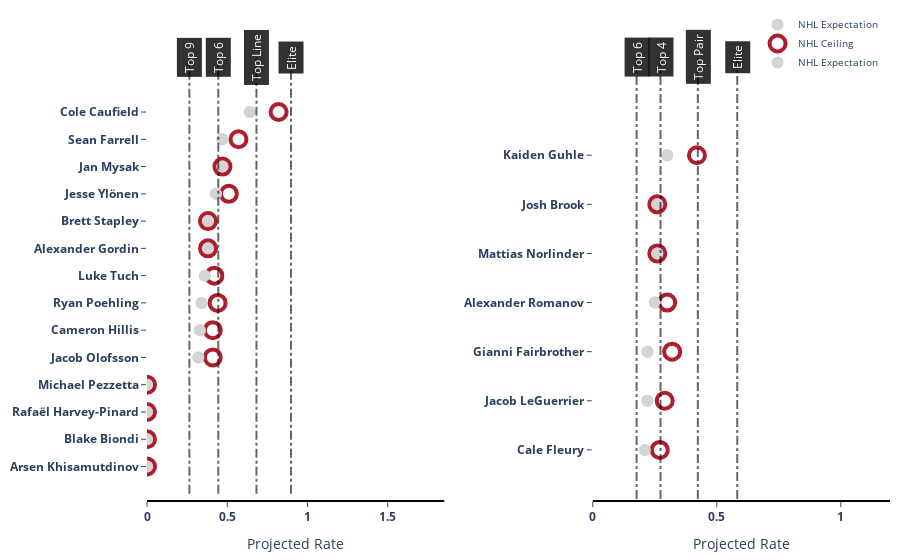

This figure's notebook cell:
### Code cell
f_role_labels = [[25, 'Top 9'], [50, 'Top 6'], [75, 'Top Line'], [90, 'Elite']]
d_role_labels = [[25, 'Top 6'], [50, 'Top 4'], [75, 'Top Pair'], [90, 'Elite']]

layout = go.Layout(
    plot_bgcolor='rgb(255,255,255)',
    paper_bgcolor='rgba(0,0,0,0)',
    hovermode='closest',
    margin=dict(b=10,l=40,r=10,t=10),
    legend=dict(font=dict(size=10), yanchor="bottom", xanchor="right", y=0.9, x=0.99)
)

fig = make_subplots(rows=1, cols=2, horizontal_spacing = 0.2)
fig.update_layout(layout)
fig['layout']['xaxis1'].update(range=[0, f_subset['ppg'].max()], title='Projected Rate', ticks='outside', showline=True,  linewidth=2,  linecolor='black', tickprefix="<b>",ticksuffix ="</b><br>")
fig['layout']['xaxis2'].update(range=[0, d_subset['ppg'].max()], title='Projected Rate', ticks='outside', showline=True,  linewidth=2, linecolor='black', tickprefix="<b>",ticksuffix ="</b><br>")
fig.update_yaxes(ticks='outside',tickmode='linear', tickprefix="<b>",ticksuffix ="</b>")

d1 = go.Scatter(
            x=team_forwards['Floor Rate'],
            y=team_forwards['player'],
            mode='markers',
            showlegend=False,
            name='NHL Expectation',
            marker=dict(
                color='rgba(212, 212, 212, 1)', 
                size=12
            )
        )

d2 = go.Scatter(
            x=team_defence['Floor Rate'],
            y=team_defence['player'],
            mode='markers',
            showlegend=True,
            name='NHL Expectation',
            marker=dict(
                color='rgba(212, 212, 212, 1)', 
                size=12
            )
        )

d1_ = go.Scatter(
            x=team_forwards['Ceiling Rate'],
            y=team_forwards['player'],
            mode='markers',
            name='NHL Ceiling',
            showlegend=False,
            marker=dict(
                line=dict(color=primary_colour, width=4),
                color='rgba(255,255,255,0)', 
                size=16
            )
        )

d2_ = go.Scatter(
            x=team_defence['Ceiling Rate'],
            y=team_defence['player'],
            mode='markers',
            name='NHL Ceiling',
            marker=dict(
                line=dict(color=primary_colour, width=4),
                color='rgba(255,255,255,0)',
                size=16
            ),
            showlegend=True
        )


fig.add_trace(d1, row=1, col=1)
fig.add_trace(d2, row=1, col=2)
fig.add_trace(d1_, row=1, col=1)
fig.add_trace(d2_, row=1, col=2)


fig.add_trace(d1, row=1, col=1)
fig.add_trace(d2, row=1, col=2)

for value, label in f_role_labels:
    fig.add_shape(
            # Line Horizontal
                type="line",
                y0=-1,
                x1=np.percentile(f_subset.ppg, value),
                x0=np.percentile(f_subset.ppg, value),
                y1=len(team_forwards)+1,
                line=dict(
                    color="rgba(0, 0, 0, 0.6)",
                    width=2,
                    dash="dashdot",
                ),
                row=1, 
                col=1
    )
    fig.add_annotation(
        x=np.percentile(f_subset.ppg, value),
        y= len(team_forwards) +1,
        xref="x",
        yref="y",
        text=label,
        showarrow=False,
        font=dict(
            color="white"
            ),
        align="center",
        arrowhead=2,
        arrowsize=1,
        arrowwidth=2,
        arrowcolor="rgba(0, 0, 0, 1)",
        ax=-30,
        ay=-30,
        bordercolor="rgba(0, 0, 0, 1)",
        borderwidth=2,
        borderpad=2,
        bgcolor="rgba(0, 0, 0, 1)",
        opacity=0.8,
        textangle=-90,
        row=1, 
        col=1
    )

for value, label in d_role_labels:

    if label != 'Depth':
        fig.add_shape(
                # Line Horizontal
                    type="line",
                    y0=-1,
                    x1=np.percentile(d_subset.ppg, value),
                    x0=np.percentile(d_subset.ppg, value),
                    y1=len(team_defence) + 1,
                    line=dict(
                        color="rgba(0, 0, 0, 0.6)",
                        width=2,
                        dash="dashdot",
                    ),
                    row=1, 
                    col=2
        )

        fig.add_annotation(
            x=np.percentile(d_subset.ppg, value),
            y=len(team_defence) + 1,
            xref="x",
            yref="y",
            text=label,
            showarrow=False,
            font=dict(
                color="white"
                ),
            align="center",
            arrowhead=2,
            arrowsize=1,
            arrowwidth=2,
            arrowcolor="rgba(0,0, 0, 1)",
            ax=-30,
            ay=-30,
            bordercolor="rgba(0, 0, 0, 1)",
            borderwidth=2,
            borderpad=2,
            bgcolor="rgba(0, 0, 0, 1)",
            opacity=0.8,
            textangle=-90,
            row=1, 
            col=2
        )

fig.show()

### Figure 1 — Plotly figure (JSON) as saved in the notebook; plotly's stock layout.template omitted (floating-point values rounded to 4 significant figures)
{"data": [{"marker": {"color": "rgba(212, 212, 212, 1)", "size": 12}, "mode": "markers", "name": "NHL Expectation", "showlegend": false, "type": "scatter", "x": [0, 0, 0, 0, 0.32, 0.33, 0.34, 0.36, 0.38, 0.38, 0.43, 0.47, 0.47, 0.64], "xaxis": "x", "y": ["Arsen Khisamutdinov", "Blake Biondi", "Rafaël Harvey-Pinard", "Michael Pezzetta", "Jacob Olofsson", "Cameron Hillis", "Ryan Poehling", "Luke Tuch", "Alexander Gordin", "Brett Stapley", "Jesse Ylönen", "Jan Mysak", "Sean Farrell", "Cole Caufield"], "yaxis": "y"}, {"marker": {"color": "rgba(212, 212, 212, 1)", "size": 12}, "mode": "markers", "name": "NHL Expectation", "showlegend": true, "type": "scatter", "x": [0.21, 0.22, 0.22, 0.25, 0.26, 0.26, 0.3], "xaxis": "x2", "y": ["Cale Fleury", "Jacob LeGuerrier", "Gianni Fairbrother", "Alexander Romanov", "Mattias Norlinder", "Josh Brook", "Kaiden Guhle"], "yaxis": "y2"}, {"marker": {"color": "rgba(255,255,255,0)", "line": {"color": "#aF1E2D", "width": 4}, "size": 16}, "mode": "markers", "name": "NHL Ceiling", "showlegend": false, "type": "scatter", "x": [0, 0, 0, 0, 0.41, 0.41, 0.44, 0.42, 0.38, 0.38, 0.51, 0.47, 0.57, 0.82], "xaxis": "x", "y": ["Arsen Khisamutdinov", "Blake Biondi", "Rafaël Harvey-Pinard", "Michael Pezzetta", "Jacob Olofsson", "Cameron Hillis", "Ryan Poehling", "Luke Tuch", "Alexander Gordin", "Brett Stapley", "Jesse Ylönen", "Jan Mysak", "Sean Farrell", "Cole Caufield"], "yaxis": "y"}, {"marker": {"color": "rgba(255,255,255,0)", "line": {"color": "#aF1E2D", "width": 4}, "size": 16}, "mode": "markers", "name": "NHL Ceiling", "showlegend": true, "type": "scatter", "x": [0.27, 0.29, 0.32, 0.3, 0.26, 0.26, 0.42], "xaxis": "x2", "y": ["Cale Fleury", "Jacob LeGuerrier", "Gianni Fairbrother", "Alexander Romanov", "Mattias Norlinder", "Josh Brook", "Kaiden Guhle"], "yaxis": "y2"}, {"marker": {"color": "rgba(212, 212, 212, 1)", "size": 12}, "mode": "markers", "name": "NHL Expectation", "showlegend": false, "type": "scatter", "x": [0, 0, 0, 0, 0.32, 0.33, 0.34, 0.36, 0.38, 0.38, 0.43, 0.47, 0.47, 0.64], "xaxis": "x", "y": ["Arsen Khisamutdinov", "Blake Biondi", "Rafaël Harvey-Pinard", "Michael Pezzetta", "Jacob Olofsson", "Cameron Hillis", "Ryan Poehling", "Luke Tuch", "Alexander Gordin", "Brett Stapley", "Jesse Ylönen", "Jan Mysak", "Sean Farrell", "Cole Caufield"], "yaxis": "y"}, {"marker": {"color": "rgba(212, 212, 212, 1)", "size": 12}, "mode": "markers", "name": "NHL Expectation", "showlegend": true, "type": "scatter", "x": [0.21, 0.22, 0.22, 0.25, 0.26, 0.26, 0.3], "xaxis": "x2", "y": ["Cale Fleury", "Jacob LeGuerrier", "Gianni Fairbrother", "Alexander Romanov", "Mattias Norlinder", "Josh Brook", "Kaiden Guhle"], "yaxis": "y2"}], "layout": {"annotations": [{"align": "center", "arrowcolor": "rgba(0, 0, 0, 1)", "arrowhead": 2, "arrowsize": 1, "arrowwidth": 2, "ax": -30, "ay": -30, "bgcolor": "rgba(0, 0, 0, 1)", "bordercolor": "rgba(0, 0, 0, 1)", "borderpad": 2, "borderwidth": 2, "font": {"color": "white"}, "opacity": 0.8, "showarrow": false, "text": "Top 9", "textangle": -90, "x": 0.2641, "xref": "x", "y": 15, "yref": "y"}, {"align": "center", "arrowcolor": "rgba(0, 0, 0, 1)", "arrowhead": 2, "arrowsize": 1, "arrowwidth": 2, "ax": -30, "ay": -30, "bgcolor": "rgba(0, 0, 0, 1)", "bordercolor": "rgba(0, 0, 0, 1)", "borderpad": 2, "borderwidth": 2, "font": {"color": "white"}, "opacity": 0.8, "showarrow": false, "text": "Top 6", "textangle": -90, "x": 0.4443, "xref": "x", "y": 15, "yref": "y"}, {"align": "center", "arrowcolor": "rgba(0, 0, 0, 1)", "arrowhead": 2, "arrowsize": 1, "arrowwidth": 2, "ax": -30, "ay": -30, "bgcolor": "rgba(0, 0, 0, 1)", "bordercolor": "rgba(0, 0, 0, 1)", "borderpad": 2, "borderwidth": 2, "font": {"color": "white"}, "opacity": 0.8, "showarrow": false, "text": "Top Line", "textangle": -90, "x": 0.682, "xref": "x", "y": 15, "yref": "y"}, {"align": "center", "arrowcolor": "rgba(0, 0, 0, 1)", "arrowhead": 2, "arrowsize": 1, "arrowwidth": 2, "ax": -30, "ay": -30, "bgcolor": "rgba(0, 0, 0, 1)", "bordercolor": "rgba(0, 0, 0, 1)", "borderpad": 2, "borderwidth": 2, "font": {"color": "white"}, "opacity": 0.8, "showarrow": false, "text": "Elite", "textangle": -90, "x": 0.8974, "xref": "x", "y": 15, "yref": "y"}, {"align": "center", "arrowcolor": "rgba(0,0, 0, 1)", "arrowhead": 2, "arrowsize": 1, "arrowwidth": 2, "ax": -30, "ay": -30, "bgcolor": "rgba(0, 0, 0, 1)", "bordercolor": "rgba(0, 0, 0, 1)", "borderpad": 2, "borderwidth": 2, "font": {"color": "white"}, "opacity": 0.8, "showarrow": false, "text": "Top 6", "textangle": -90, "x": 0.1766, "xref": "x2", "y": 8, "yref": "y2"}, {"align": "center", "arrowcolor": "rgba(0,0, 0, 1)", "arrowhead": 2, "arrowsize": 1, "arrowwidth": 2, "ax": -30, "ay": -30, "bgcolor": "rgba(0, 0, 0, 1)", "bordercolor": "rgba(0, 0, 0, 1)", "borderpad": 2, "borderwidth": 2, "font": {"color": "white"}, "opacity": 0.8, "showarrow": false, "text": "Top 4", "textangle": -90, "x": 0.273, "xref": "x2", "y": 8, "yref": "y2"}, {"align": "center", "arrowcolor": "rgba(0,0, 0, 1)", "arrowhead": 2, "arrowsize": 1, "arrowwidth": 2, "ax": -30, "ay": -30, "bgcolor": "rgba(0, 0, 0, 1)", "bordercolor": "rgba(0, 0, 0, 1)", "borderpad": 2, "borderwidth": 2, "font": {"color": "white"}, "opacity": 0.8, "showarrow": false, "text": "Top Pair", "textangle": -90, "x": 0.4236, "xref": "x2", "y": 8, "yref": "y2"}, {"align": "center", "arrowcolor": "rgba(0,0, 0, 1)", "arrowhead": 2, "arrowsize": 1, "arrowwidth": 2, "ax": -30, "ay": -30, "bgcolor": "rgba(0, 0, 0, 1)", "bordercolor": "rgba(0, 0, 0, 1)", "borderpad": 2, "borderwidth": 2, "font": {"color": "white"}, "opacity": 0.8, "showarrow": false, "text": "Elite", "textangle": -90, "x": 0.5825, "xref": "x2", "y": 8, "yref": "y2"}], "hovermode": "closest", "legend": {"font": {"size": 10}, "x": 0.99, "xanchor": "right", "y": 0.9, "yanchor": "bottom"}, "margin": {"b": 10, "l": 40, "r": 10, "t": 10}, "paper_bgcolor": "rgba(0,0,0,0)", "plot_bgcolor": "rgb(255,255,255)", "shapes": [{"line": {"color": "rgba(0, 0, 0, 0.6)", "dash": "dashdot", "width": 2}, "type": "line", "x0": 0.2641, "x1": 0.2641, "xref": "x", "y0": -1, "y1": 15, "yref": "y"}, {"line": {"color": "rgba(0, 0, 0, 0.6)", "dash": "dashdot", "width": 2}, "type": "line", "x0": 0.4443, "x1": 0.4443, "xref": "x", "y0": -1, "y1": 15, "yref": "y"}, {"line": {"color": "rgba(0, 0, 0, 0.6)", "dash": "dashdot", "width": 2}, "type": "line", "x0": 0.682, "x1": 0.682, "xref": "x", "y0": -1, "y1": 15, "yref": "y"}, {"line": {"color": "rgba(0, 0, 0, 0.6)", "dash": "dashdot", "width": 2}, "type": "line", "x0": 0.8974, "x1": 0.8974, "xref": "x", "y0": -1, "y1": 15, "yref": "y"}, {"line": {"color": "rgba(0, 0, 0, 0.6)", "dash": "dashdot", "width": 2}, "type": "line", "x0": 0.1766, "x1": 0.1766, "xref": "x2", "y0": -1, "y1": 8, "yref": "y2"}, {"line": {"color": "rgba(0, 0, 0, 0.6)", "dash": "dashdot", "width": 2}, "type": "line", "x0": 0.273, "x1": 0.273, "xref": "x2", "y0": -1, "y1": 8, "yref": "y2"}, {"line": {"color": "rgba(0, 0, 0, 0.6)", "dash": "dashdot", "width": 2}, "type": "line", "x0": 0.4236, "x1": 0.4236, "xref": "x2", "y0": -1, "y1": 8, "yref": "y2"}, {"line": {"color": "rgba(0, 0, 0, 0.6)", "dash": "dashdot", "width": 2}, "type": "line", "x0": 0.5825, "x1": 0.5825, "xref": "x2", "y0": -1, "y1": 8, "yref": "y2"}], "xaxis": {"anchor": "y", "domain": [0, 0.4], "linecolor": "black", "linewidth": 2, "range": [0, 1.852], "showline": true, "tickprefix": "<b>", "ticks": "outside", "ticksuffix": "</b><br>", "title": {"text": "Projected Rate"}}, "xaxis2": {"anchor": "y2", "domain": [0.6, 1], "linecolor": "black", "linewidth": 2, "range": [0, 1.199], "showline": true, "tickprefix": "<b>", "ticks": "outside", "ticksuffix": "</b><br>", "title": {"text": "Projected Rate"}}, "yaxis": {"anchor": "x", "domain": [0, 1], "tickmode": "linear", "tickprefix": "<b>", "ticks": "outside", "ticksuffix": "</b>"}, "yaxis2": {"anchor": "x2", "domain": [0, 1], "tickmode": "linear", "tickprefix": "<b>", "ticks": "outside", "ticksuffix": "</b>"}}}
